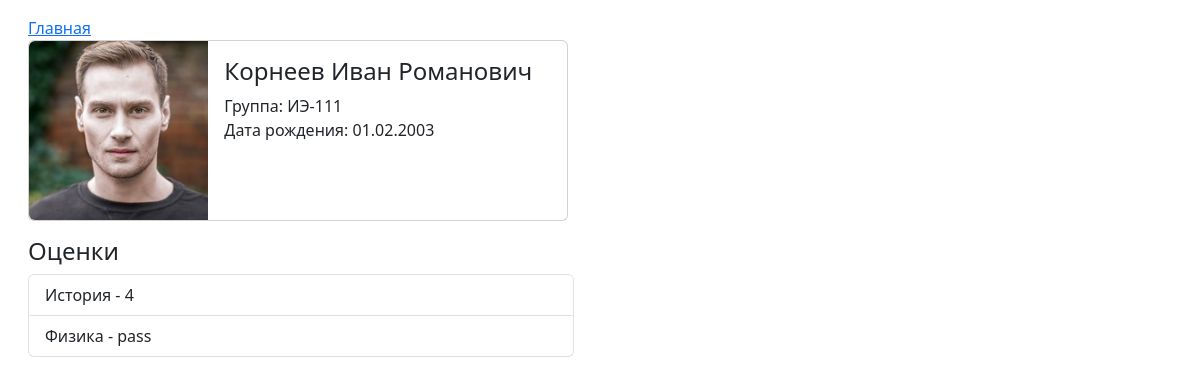
Screenshot of /student/1/ with the database file from the repository.
### core/models.py (models this page shows, shortened)
class Student(models.Model):
    surname = models.CharField(max_length=50, verbose_name='Фамилия')
    name = models.CharField(max_length=50, verbose_name='Имя')
    patronymic = models.CharField(max_length=50, verbose_name='Отчество', blank=True)
    birthday = models.DateField(verbose_name='Дата рождения')
    photo = models.ImageField(upload_to='photos/%Y/%m/%d/', verbose_name='Фото', blank=True, null=True)
    group = models.ForeignKey('Group', on_delete=models.CASCADE, verbose_name='Группа')
    class Meta:
        verbose_name = 'Студент'
        verbose_name_plural = 'Студенты'
        ordering = ['group', 'surname']

class Group(models.Model):
    name = models.CharField(max_length=20, db_index=True, verbose_name='Название группы')
    def __str__(self):
        return self.name
    class Meta:
        verbose_name = 'Группа'
        verbose_name_plural = 'Группы'
        ordering = ['name']

class Mark(models.Model):
    MARKS = (
        ('fail', 'незачет'),
        ('pass', 'зачет'),
        ('2', '2'),
        ('3', '3'),
        ('4', '4'),
        ('5', '5'),
    )
    value = models.CharField(max_length=5, choices=MARKS, null=True)
    date = models.DateTimeField(auto_now=True, verbose_name='Дата оценивания')
    discipline = models.ForeignKey('Discipline', on_delete=models.CASCADE, verbose_name='Предмет')
    student = models.ForeignKey('Student', on_delete=models.CASCADE, verbose_name='Студент')
    class Meta:
        verbose_name = 'Оценка'
        verbose_name_plural = 'Оценки'

class Discipline(models.Model):
    name = models.CharField(max_length=100, verbose_name='Название предмета')
    def __str__(self):
        return self.name
    class Meta:
        verbose_name = 'Предмет'
        verbose_name_plural = 'Предметы'
        ordering = ['name']

### core/views.py (the view)
# urls.py: path('student/<int:student_id>/', views.Student.as_view(), name='student')
class Student(TemplateView):
    template_name = 'core/student.html'
    def get_context_data(self, student_id, **kwargs):
        context = super().get_context_data(**kwargs)
        marks = models.Mark.objects.filter(student=student_id)
        student = models.Student.objects.get(pk=student_id)
        context['marks'] = marks
        context['student'] = student
        return context

### core/templates/core/student.html (shortened to what this page needs)
{% extends 'base.html' %}
{% block list %}
<div class="col-md-6">
    <div class="card mb-3" style="max-width: 540px;">
  <div class="row g-0">
    <div class="col-md-4">
        {% if student.photo %}
      <img src="{{ student.photo.url }}" class="img-fluid rounded-start" alt="...">
        {% else %}
        <img src="https://gipline.ru/netcat_files/534_4.jpg" class="img-fluid rounded-start" alt="...">
        {% endif %}
    </div>
    <div class="col-md-8">
      <div class="card-body">
        <h4 class="card-title">{{ student.surname }} {{ student.name }} {{ student.patronymic }}</h4>
        <p class="card-text"> Группа: {{ student.group }}<br>
          Дата рождения: {{ student.birthday|date:"d.m.Y" }}</p>
      </div>
    </div>
  </div>
</div>
    <h4>Оценки</h4>
    <div class="list-group">
        {% for mark in marks %}
        <a href="/discipline/{{ mark.discipline_id }}/" class="list-group-item list-group-item-action">{{ mark.discipline }} - {{ mark.value }}</a>
        {% endfor %}
    </div>
</div>
{% endblock %}

### templates/base.html (shortened to what this page needs)
<!doctype html>
<html lang="en">
<head>
    <link href="https://cdn.jsdelivr.net/npm/bootstrap@5.3.3/dist/css/bootstrap.min.css" rel="stylesheet"
>
</head>
<body>
<div class="container m-3">
    <a href="{% url 'home' %}">Главная</a>
    <div class="row">
        {% block list %}
        {% endblock %}
    </div>
</div>
</body>
</html>

### rows the page displays
Student: photo (picture), surname "Корнеев", name "Иван", patronymic "Романович", group "ИЭ-111", birthday "01.02.2003"
Mark: discipline "История", value "4"
Mark: discipline "Физика", value "pass"
